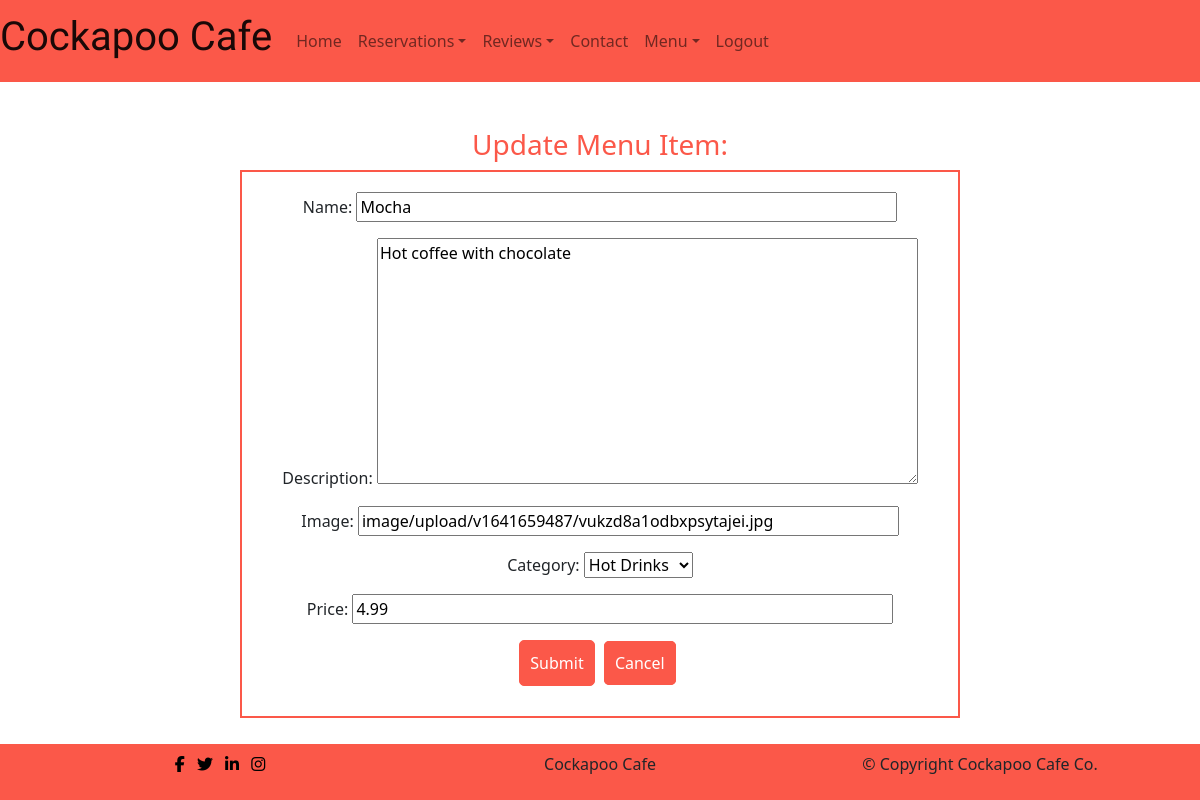
Before: /menu/update-menu-item/2/ (signed in) with the older database file.
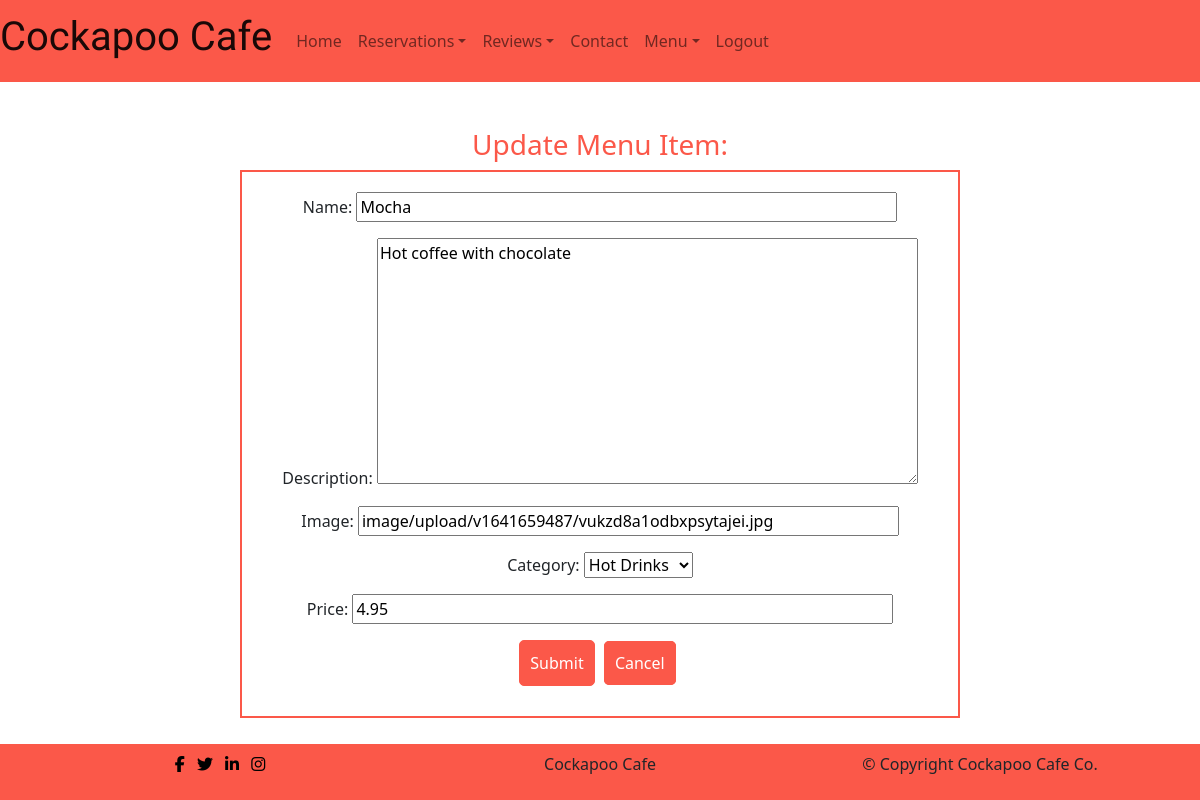
After: the same page with the newer database file.
### menu/models.py (models this page shows, shortened)
class MenuItem(models.Model):
    name = models.CharField(max_length=200)
    category = models.ForeignKey(Category, on_delete=models.DO_NOTHING)
    description = models.TextField(blank=False)
    image = CloudinaryField('image', default='placeholder')
    price = models.FloatField(default=3.99)
    status = models.IntegerField(choices=STATUS, default=1)
    created_on = models.DateTimeField(auto_now_add=True)
    updated_on = models.DateTimeField(auto_now=True)
    likes = models.ManyToManyField(User, related_name='menuitems', blank=True)
    class Meta:
        ordering = ["-created_on"]

class Category(models.Model):
    name = models.CharField(max_length=200)
    description = models.TextField(blank=False)
    def __str__(self):
        return self.name

### menu/views.py (the view)
# urls.py: path('update-menu-item/<pk>/', views.MenuItemUpdateView.as_view(),
class MenuItemUpdateView(LoginRequiredMixin, SuccessMessageMixin, UpdateView):
    model = MenuItem
    fields = ['name', 'description', 'image', 'category', 'price']
    template_name = 'menu/update-menu-item.html'
    success_message = "Menu Item has been updated"
    success_url = reverse_lazy('menu-items')

### menu/templates/menu/update-menu-item.html (shortened to what this page needs)
{% extends 'base.html' %}
{% load static%}
{% block content %}
  {% if user.is_authenticated %}
    <h3>Update Menu Item:</h3>
    <form method="post" enctype="multipart/form-data" class="review-form">
        {{ form.as_p }}
        <button type="submit" class="menu-btn">Submit</button>
        <a class="menu-btn" href="{% url 'menu-items' %}">Cancel</a>
    </form>
  {% endif %}
{% endblock %}

Changed rows visible on the page:
changed MenuItem "Hot coffee with chocolate": price "4.99" → "4.95"
